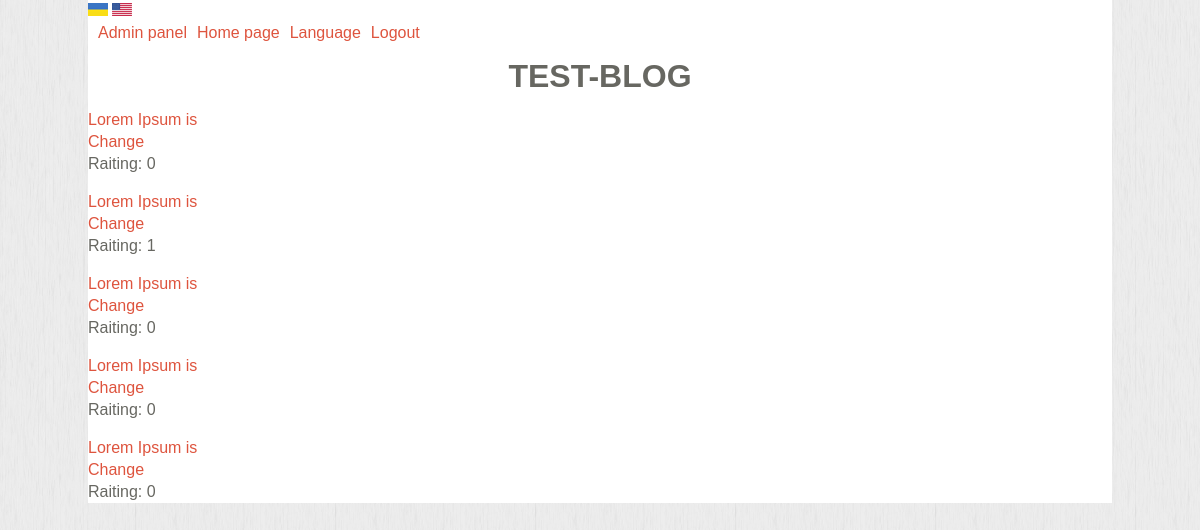
/user-articles.php (signed in), run on the app's committed database.
### tables this page shows
CREATE TABLE IF NOT EXISTS `lang_int` (
  `id` int(11) NOT NULL AUTO_INCREMENT,
  `en` text NOT NULL,
  `ua` text NOT NULL,
  PRIMARY KEY (`id`)
);

CREATE TABLE IF NOT EXISTS `articles` (
  `id_article` int(11) NOT NULL AUTO_INCREMENT,
  `title_en` varchar(32) NOT NULL,
  `title_ua` varchar(32) NOT NULL,
  `content_en` text NOT NULL,
  `content_ua` text NOT NULL,
  `author` varchar(32) NOT NULL,
  `date_time` date NOT NULL,
  `raiting` decimal(5,1) NOT NULL,
  `raiting_up` int(5) NOT NULL,
  `raiting_down` int(5) NOT NULL,
  PRIMARY KEY (`id_article`)
);

### functions.php (called while the page is built, shortened)
<?php
function check_admin($db, $login, $password) {
  $sql = $db->prepare("SELECT * FROM users WHERE login = :login and password=:password");
  $sql->execute(array(':login'=>$login, ':password'=>$password));
  $row = $sql->fetch();
  if (!$sql) {
  	die(mysql_error());
  }
  elseif ($row['role'] == 1) {
  	return true;
  }
  elseif ($row['role'] == 0) {
  	return false;
  }
}
function lang($db, $lang, $string) {
  $sql = $db->prepare("SELECT * FROM lang_int WHERE en = ?");
  $sql->execute(array($string));
  if (!$sql)
    die(mysql_error());
  elseif ($sql) {
    $row = $sql->fetch(PDO::FETCH_ASSOC);
    if (!$row) {
      return $string;
    }
    else
      return $row["$lang"];
  }
}
?>

### user-articles.php (the view, shortened to what this page needs)
<?php
require_once('functions.php');
require_once('config.php');
require_once('theme/header.php');
if (isset($_SESSION['username'])) {
  $user = "'".$_SESSION['username']."'";
  $result = $db->query("SELECT * FROM articles WHERE author = $user ORDER BY id_article DESC");
while ($row = $result->fetch()):?>
<p>
          <a href="editor.php?id=<?=$row['id_article']; ?>">
          <?=$row["title_$lang"]?>
        </a><br>
        <a href="editor.php?id=<?=$row['id_article']?>"><?=lang($db, $lang, 'Change')?></a><br>
        <?=lang($db, $lang, 'Raiting')?>: <?=$row['raiting_up']+$row['raiting_down'];?>
      </p>
<?php endwhile ?>
<?php
}
?>

### theme/header.php (shortened to what this page needs)
<?php
require_once('functions.php');
require_once('config.php');
if (isset($_SESSION['lang_site'])) {
$lang = $_SESSION['lang_site'];
}
else {
$_SESSION['lang_site'] = 'en';
}
$request_page=explode("/", $_SERVER['REQUEST_URI']);
$req_page=$request_page[2];
if(strpos($req_page, "lang"))
{
$req_page_en=str_replace("ua", "en", $req_page);
$req_page_ua=str_replace("en", "ua", $req_page);
}
else
{
if(strpos($req_page, "?"))
{
$req_page_en=$req_page."&lang=en";
$req_page_ua=$req_page."&lang=ua";
}
else
{
$req_page_en=$req_page."?lang=en";
$req_page_ua=$req_page."?lang=ua";
}
}
?>
<!DOCTYPE html>
<html>
<head>
<link rel="stylesheet" type="text/css" href="css/style.css">
</head>
<body>
<div class = 'wrapper'>
<a href="<?=$req_page_ua;?>"><img src="img/Ukraine.gif" alt="ua"/></a>
<a href="<?=$req_page_en;?>"><img src="img/usa.gif" alt="en"/></a>
<div class='login'>
<?php
if(!empty($_SESSION['username']) AND !empty($_SESSION['password'])) {
if(check_admin($db, $_SESSION['username'], $_SESSION['password'])) {
echo "<a href='admin/admin-panel.php'>". lang($db, $lang, 'Admin panel'). "</a>";
echo "<a href='index.php'>". lang($db, $lang, 'Home page'). "</a>";
echo "<a href='admin/admin-language.php'>". lang($db, $lang, 'Language'). "</a>";
}
echo "<a href='logout.php'>". lang($db, $lang, 'Logout'). "</a>";
}
?>
<h1 style='text-align:center'>TEST-BLOG</h1>
</div>

### css/style.css (style rules this page uses)
body { margin: 0; padding: 0; background-image: url('../img/bg.png'); font: 16px/22px 'PT Sans Narrow',sans-serif; color: #676761; }
a { text-decoration: none; color: #DE543E; }
img { border: none; }
.wrapper { width: 1024px; margin: 0 auto; background-color: white; }
.login a { padding-left: 10px; }

### data on the page
lang_int: en "Admin panel"
lang_int: en "Home page"
lang_int: en "Language"
lang_int: en "Logout"
articles: title_en "Lorem Ipsum is", lang "Change", lang "Raiting", $row['raiting_up']+$row['raiting_down'] "0"
articles: title_en "Lorem Ipsum is", lang "Change", lang "Raiting", $row['raiting_up']+$row['raiting_down'] "1"
articles: title_en "Lorem Ipsum is", lang "Change", lang "Raiting", $row['raiting_up']+$row['raiting_down'] "0"
articles: title_en "Lorem Ipsum is", lang "Change", lang "Raiting", $row['raiting_up']+$row['raiting_down'] "0"
articles: title_en "Lorem Ipsum is", lang "Change", lang "Raiting", $row['raiting_up']+$row['raiting_down'] "0"
